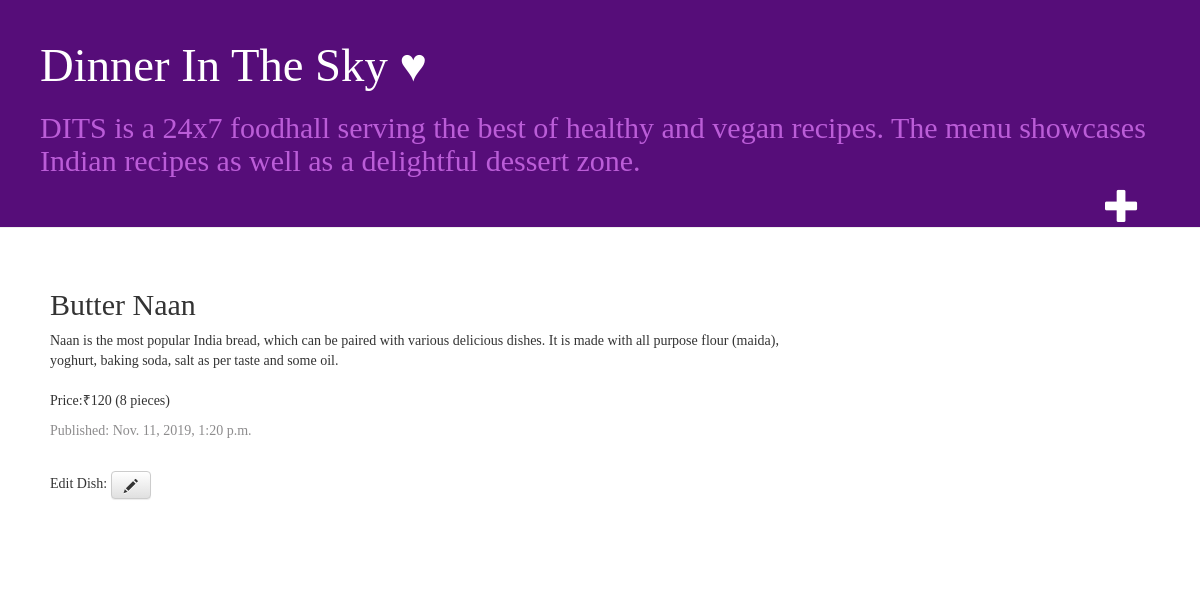
/post/5/, run on the app's committed database.
### blog/models.py (models this page shows, shortened)
class Post(models.Model):
    author = models.ForeignKey(settings.AUTH_USER_MODEL, on_delete=models.CASCADE)
    title = models.CharField(max_length=200)
    text = models.TextField()
    created_date = models.DateTimeField(default=timezone.now)
    published_date = models.DateTimeField(blank=True, null=True)

### blog/views.py (the view)
# urls.py: path('post/<int:pk>/', views.post_detail, name='post_detail'),
def post_detail(request,pk):
    post=get_object_or_404(Post,pk=pk)
    return render(request,'blog/post_detail.html',{'post':post})

### blog/templates/blog/post_detail.html
{% extends 'blog/base.html' %}
{% block content %}
<div class="post">
    <h2>{{post.title}}</h2>
    <p>{{ post.text|linebreaksbr }}</p>
    <div class="date">
        <p>Published: {{post.published_date}}</p>
    </div>
    <br>
    <p>Edit Dish: <a class="btn btn-default" href="{% url 'post_edit' pk=post.pk %}"><span class="glyphicon glyphicon-pencil"></span></a></p>
</div>
{% endblock %}

### blog/static/css/blog.css (style rules this page uses)
body { padding-left: 0px; font-family: 'Lobster'; }
h1, h2, h3, h4 { font-family: 'Lobster'; }
.date { color: #8d8c8d; }
.post { margin-bottom: 30px; }

### data on the page
Post: title "Butter Naan", text "Naan is the most popular India bread, which can be paired with various delicious dishes. It is made with all purpose flour (maida), yoghurt, baking soda, salt as per taste and some oil. Price:₹120 (8 pieces)", published_date "Nov. 11, 2019, 1:20 p.m."
